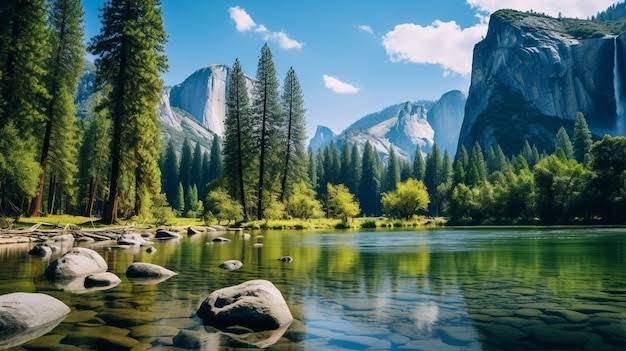
#> input picture Random/WhatsApp Image 2024-11-04 at 6.42.32 PM.jpeg, 626 x 351 px, found by its file name; its folder holds only this picture in this run
$ jupyter execute Assignment_Image_Compression.ipynb   (shell and % lines are left out)
#> lines starting #> are read from the running program, lines starting #| are printed output that depends on the picture
# Name : Bhuva Harivadan H.
# Stream : AIML
# Roll no: 02

# 1. Implement functions for encoding and decoding an image using the following methods:
A. Transform Coding (using DCT for forward transform)

B. Huffman Encoding

C. LZW Encoding

D. Run-Length Encoding

E. Arithmetic Coding

### 1.Transform Coding (Using DCT)

[cell 1]
import numpy as np
from scipy.fftpack import dct, idct
from PIL import Image
import matplotlib.pyplot as plt
import os
import random

[cell 2]
# Function to perform DCT encoding on an image
def dct_encode(image_array):
    # Apply 2D DCT to the entire image
    dct_image = dct(dct(image_array.T, norm='ortho').T, norm='ortho')
    return dct_image

# Function to perform inverse DCT decoding to reconstruct the image
def dct_decode(dct_image):
    # Apply Inverse 2D DCT to reconstruct the image
    return idct(idct(dct_image.T, norm='ortho').T, norm='ortho')

[cell 3]
def calculate_compression_ratio(original, compressed):
    original_size = original.size * 8  # size in bits (assuming 8 bits per pixel)
    compressed_size = np.count_nonzero(compressed) * 8  # size in bits
    return original_size / compressed_size

def calculate_rmse(original, reconstructed):
    return np.sqrt(np.mean((original - reconstructed) ** 2))

[cell 4]
# Path to your image directory
image_folder = 'D:\\sem-7\\Random\\'

# List all files in the directory
all_images = [file for file in os.listdir(image_folder) if file.endswith(('.png', '.jpg', '.jpeg'))]

# Randomly select an image file
random_image_path = os.path.join(image_folder, random.choice(all_images))

# Open and convert the image to grayscale
image = Image.open(random_image_path).convert('L')
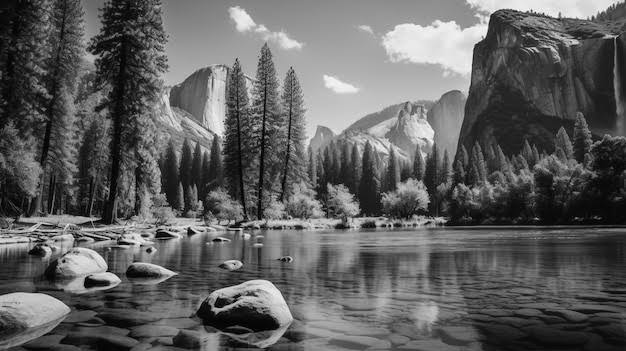
#> image: PIL image 626x351 L; min 0, max 253, mean 95.7

[cell 5]
# Load the image and convert to a grayscale numpy array
#image = Image.open('Abc12').convert('L')  # 'L' converts the image to grayscale
image_array = np.array(image)

# Perform DCT encoding and decoding
dct_encoded = dct_encode(image_array)
dct_reconstructed = dct_decode(dct_encoded)

# Clip values to be in the 0-255 range and convert to uint8
reconstructed_image_array = np.uint8(np.clip(dct_reconstructed, 0, 255))

[cell 6]
# Calculate Compression Ratio
compression_ratio = calculate_compression_ratio(image_array, dct_encoded)
#> in calculate_compression_ratio, `compressed_size = np.count_nonzero(compressed) * 8`: compressed_size = 1757808
#> compression_ratio = 1
print(f"Compression Ratio: {compression_ratio:.2f}")
#| Compression Ratio: 1.00

# Calculate RMSE
rmse = calculate_rmse(image_array, reconstructed_image_array)
#> rmse = 0.392
print(f"Root Mean Square Error (RMSE): {rmse:.2f}")
#| Root Mean Square Error (RMSE): 0.39

[cell 7]
plt.figure(figsize=(10, 5))

# Display the original image
plt.subplot(1, 2, 1)
plt.imshow(image_array, cmap='gray')
plt.title("Original Image")
plt.axis('off')

# Display the reconstructed image
plt.subplot(1, 2, 2)
plt.imshow(reconstructed_image_array, cmap='gray')
plt.title("Reconstructed Image")
plt.axis('off')

plt.show()
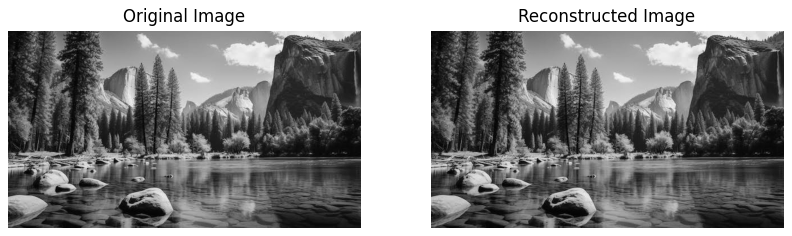
#> figure drawn by matplotlib, 2 panels

### 2. Huffman Encoding for Image Compression

[cell 8]
import numpy as np
from PIL import Image
import matplotlib.pyplot as plt
import heapq
from collections import defaultdict

[cell 9]
class HuffmanNode:
    def __init__(self, symbol, freq):
        self.symbol = symbol
        self.freq = freq
        self.left = None
        self.right = None

    def __lt__(self, other):
        return self.freq < other.freq

[cell 10]
def build_huffman_tree(frequencies):
    heap = [HuffmanNode(symbol, freq) for symbol, freq in frequencies.items()]
    heapq.heapify(heap)
    while len(heap) > 1:
        node1 = heapq.heappop(heap)
        node2 = heapq.heappop(heap)
        merged = HuffmanNode(None, node1.freq + node2.freq)
        merged.left = node1
        merged.right = node2
        heapq.heappush(heap, merged)
    return heap[0]

[cell 11]
def generate_codes(node, code="", codebook=None):
    if codebook is None:
        codebook = {}
    if node is not None:
        if node.symbol is not None:
            codebook[node.symbol] = code
        generate_codes(node.left, code + "0", codebook)
        generate_codes(node.right, code + "1", codebook)
    return codebook

[cell 12]
# Function to perform Huffman Encoding
def huffman_encode(image_array):
    # Calculate symbol frequencies
    frequencies = defaultdict(int)
    for value in image_array.flatten():
        frequencies[value] += 1

    # Build Huffman Tree and generate codes
    huffman_tree = build_huffman_tree(frequencies)
    huffman_codes = generate_codes(huffman_tree)

    # Encode the image
    encoded_image = "".join(huffman_codes[value] for value in image_array.flatten())
    return encoded_image, huffman_codes, len(image_array.flatten()) * 8

[cell 13]
# Function to decode Huffman Encoded image
def huffman_decode(encoded_image, huffman_codes, original_shape):
    reverse_codes = {v: k for k, v in huffman_codes.items()}
    current_code = ""
    decoded_values = []

    for bit in encoded_image:
        current_code += bit
        if current_code in reverse_codes:
            decoded_values.append(reverse_codes[current_code])
            current_code = ""

    return np.array(decoded_values).reshape(original_shape)

[cell 14]
# Function to calculate Compression Ratio
def calculate_compression_ratio_huffman(original_bits, encoded_bits):
    return original_bits / len(encoded_bits)

[cell 15]
# Path to your image directory
image_folder = 'D:\\sem-7\\Random\\'

# List all files in the directory
all_images = [file for file in os.listdir(image_folder) if file.endswith(('.png', '.jpg', '.jpeg'))]

# Randomly select an image file
random_image_path = os.path.join(image_folder, random.choice(all_images))

# Open and convert the image to grayscale
image = Image.open(random_image_path).convert('L')
image_array = np.array(image)

# Perform Huffman Encoding and Decoding
encoded_image, huffman_codes, original_bits = huffman_encode(image_array)
#> the loop in huffman_encode, `for value in image_array.flatten():` made 219726 passes
#> value on passes 1 to 3: 10, 10, 10
#> after the loop in huffman_encode, `for value in image_array.flatten():`: frequencies = 253 items
#> the loop in build_huffman_tree, `while len(heap) > 1:` made 252 passes
#> original_bits = 1757808
decoded_image_array = huffman_decode(encoded_image, huffman_codes, image_array.shape)
#> in huffman_decode, `reverse_codes = {v: k for k, v in huffman_codes.items()}`: reverse_codes = 253 items
#> after the loop in huffman_decode, `for bit in encoded_image:`: current_code = ''; decoded_values = 219726 items

[cell 16]
# Calculate Compression Ratio
compression_ratio = calculate_compression_ratio_huffman(original_bits, encoded_image)
#> compression_ratio = 1.03
print(f"Compression Ratio: {compression_ratio:.2f}")
#| Compression Ratio: 1.03

# Calculate RMSE
rmse = np.sqrt(np.mean((image_array - decoded_image_array) ** 2))
#> rmse = 0
print(f"Root Mean Square Error (RMSE): {rmse:.2f}")
#| Root Mean Square Error (RMSE): 0.00

[cell 17]
plt.figure(figsize=(10, 5))

# Display the original image
plt.subplot(1, 2, 1)
plt.imshow(image_array, cmap='gray')
plt.title("Original Image")
plt.axis('off')

# Display the decoded image
plt.subplot(1, 2, 2)
plt.imshow(decoded_image_array, cmap='gray')
plt.title("Decoded Image (Huffman)")
plt.axis('off')

plt.show()

### 3. LZW Encoding for Image Compression

[cell 18]
import numpy as np
from PIL import Image
import matplotlib.pyplot as plt

[cell 19]
def lzw_encode(image_array):
    data = image_array.flatten()
    dictionary = {tuple([i]): i for i in range(256)}  # Initialize dictionary with single pixel values
    current_sequence = []
    encoded_data = []
    code = 256  # Next available code for new sequences

    for symbol in data:
        current_sequence.append(symbol)
        if tuple(current_sequence) not in dictionary:
            dictionary[tuple(current_sequence)] = code
            encoded_data.append(dictionary[tuple(current_sequence[:-1])])
            current_sequence = [symbol]  # Start new sequence
            code += 1

    # Encode the last sequence
    if current_sequence:
        encoded_data.append(dictionary[tuple(current_sequence)])

    original_bits = len(data) * 8  # Assuming 8 bits per pixel
    return encoded_data, dictionary, original_bits

[cell 20]
def lzw_decode(encoded_data, dictionary):
    reverse_dictionary = {v: k for k, v in dictionary.items()}
    current_sequence = list(reverse_dictionary[encoded_data[0]])
    decoded_data = current_sequence.copy()

    for code in encoded_data[1:]:
        if code in reverse_dictionary:
            entry = list(reverse_dictionary[code])
        elif code == len(reverse_dictionary):
            entry = current_sequence + [current_sequence[0]]
        else:
            raise ValueError("Invalid LZW code encountered")

        decoded_data.extend(entry)
        current_sequence.append(entry[0])
        reverse_dictionary[len(reverse_dictionary)] = current_sequence
        current_sequence = entry

    return np.array(decoded_data)

[cell 21]
# Path to your image directory
image_folder = 'D:\\sem-7\\Random\\'

# List all files in the directory
all_images = [file for file in os.listdir(image_folder) if file.endswith(('.png', '.jpg', '.jpeg'))]

# Randomly select an image file
random_image_path = os.path.join(image_folder, random.choice(all_images))

# Open and convert the image to grayscale
image = Image.open(random_image_path).convert('L')
image_array = np.array(image)

# Perform LZW Encoding and Decoding
encoded_data, dictionary, original_bits = lzw_encode(image_array)
#> the loop in lzw_encode, `for symbol in data:` made 219726 passes
#> (symbol, current_sequence) on passes 2, 4, 5, 7, 8, 10, 11, 12, 13, 14, 15, 16: (10, [10]), (11, [11]), (11, [11]), (12, [12]), (12, [12]), (8, [8]), (9, [9]), (10, [10]), (11, [11]), (12, [12]), (13, [13]), (14, [14])
#> current_sequence on passes 9, 61, 62, 63, 64, 65: [8], [40], [13], [28], [53], [37]
#> after the loop in lzw_encode, `for symbol in data:`: code = 102141; current_sequence = [19, 22, 22]; dictionary = 102141 items; encoded_data = 101885 items
#> in lzw_encode, `original_bits = len(data) * 8`: original_bits = 1757808
#> encoded_data = 101886 items; dictionary = 102141 items
decoded_image_array = lzw_decode(encoded_data, dictionary).reshape(image_array.shape)
#> in lzw_decode, `current_sequence = list(reverse_dictionary[encoded_data[0]])`: current_sequence = [10]
#> the loop in lzw_decode, `for code in encoded_data[1:]:` made 101885 passes
#> (code, entry, current_sequence) on passes 2, 4, 5, 6, 7, 8, 9, 10, 11, 12, 13, 14: (11, [11], [11]), (12, [12], [12]), (12, [12], [12]), (8, [8], [8]), (8, [8], [8]), (9, [9], [9]), (10, [10], [10]), (11, [11], [11]), (12, [12], [12]), (13, [13], [13]), (14, [14], [14]), (15, [15], [15])
#> (code, current_sequence) on passes 1, 3: (256, [10, 10]), (258, [11, 11])
#> after the loop in lzw_decode, `for code in encoded_data[1:]:`: decoded_data = 219726 items; reverse_dictionary = 204026 items

[cell 22]
# Calculate Compression Ratio
compressed_size = len(encoded_data) * 16  # Assuming 16 bits per encoded symbol
#> compressed_size = 1630176
compression_ratio = original_bits / compressed_size
#> compression_ratio = 1.08
print(f"Compression Ratio: {compression_ratio:.2f}")
#| Compression Ratio: 1.08

# Calculate RMSE
rmse = np.sqrt(np.mean((image_array - decoded_image_array) ** 2))
print(f"Root Mean Square Error (RMSE): {rmse:.2f}")
#| Root Mean Square Error (RMSE): 0.00

[cell 23]
plt.figure(figsize=(10, 5))

# Display the original image
plt.subplot(1, 2, 1)
plt.imshow(image_array, cmap='gray')
plt.title("Original Image")
plt.axis('off')

# Display the decoded image
plt.subplot(1, 2, 2)
plt.imshow(decoded_image_array, cmap='gray')
plt.title("Decoded Image (LZW)")
plt.axis('off')

plt.show()

### 4. Run-Length Encoding (RLE) for Image Compression

[cell 24]
import numpy as np
from PIL import Image
import matplotlib.pyplot as plt

[cell 25]
def rle_encode(image_array):
    data = image_array.flatten()
    encoded_data = []
    count = 1

    for i in range(1, len(data)):
        if data[i] == data[i - 1]:
            count += 1
        else:
            encoded_data.append((data[i - 1], count))
            count = 1

    # Append the last run
    encoded_data.append((data[-1], count))

    original_bits = len(data) * 8  # Assuming 8 bits per pixel
    return encoded_data, original_bits

[cell 26]
def rle_decode(encoded_data, shape):
    decoded_data = []
    for value, count in encoded_data:
        decoded_data.extend([value] * count)
    return np.array(decoded_data).reshape(shape)

[cell 27]
def calculate_compression_ratio_rle(original_bits, encoded_data):
    compressed_size = len(encoded_data) * (8 + 8)  # 8 bits for value and 8 bits for count
    return original_bits / compressed_size

[cell 28]
# Path to your image directory
image_folder = 'D:\\sem-7\\Random\\'

# List all files in the directory
all_images = [file for file in os.listdir(image_folder) if file.endswith(('.png', '.jpg', '.jpeg'))]

# Randomly select an image file
random_image_path = os.path.join(image_folder, random.choice(all_images))

# Open and convert the image to grayscale
image = Image.open(random_image_path).convert('L')
image_array = np.array(image)

# Perform Run-Length Encoding and Decoding
encoded_data, original_bits = rle_encode(image_array)
#> the loop in rle_encode, `for i in range(1, len(data)):` made 219725 passes
#> count on passes 1 to 12: 2, 3, 1, 2, 3, 1, 2, 1, 2, 1, 1, 1
#> after the loop in rle_encode, `for i in range(1, len(data)):`: encoded_data = 185750 items
#> in rle_encode, `original_bits = len(data) * 8`: original_bits = 1757808
#> encoded_data = 185751 items
decoded_image_array = rle_decode(encoded_data, image_array.shape)
#> the loop in rle_decode, `for value, count in encoded_data:` made 185751 passes
#> (value, count) on passes 1 to 3: (10, 3), (11, 3), (12, 2)
#> after the loop in rle_decode, `for value, count in encoded_data:`: decoded_data = 219726 items

[cell 29]
compression_ratio = calculate_compression_ratio_rle(original_bits, encoded_data)
#> in calculate_compression_ratio_rle, `compressed_size = len(encoded_data) * (8 + 8)`: compressed_size = 2972016
#> compression_ratio = 0.591
print(f"Compression Ratio: {compression_ratio:.2f}")
#| Compression Ratio: 0.59


rmse = np.sqrt(np.mean((image_array - decoded_image_array) ** 2))
print(f"Root Mean Square Error (RMSE): {rmse:.2f}")
#| Root Mean Square Error (RMSE): 0.00

[cell 30]
plt.figure(figsize=(10, 5))

# Display the original image
plt.subplot(1, 2, 1)
plt.imshow(image_array, cmap='gray')
plt.title("Original Image")
plt.axis('off')

# Display the decoded image
plt.subplot(1, 2, 2)
plt.imshow(decoded_image_array, cmap='gray')
plt.title("Decoded Image (RLE)")
plt.axis('off')

plt.show()

### 5. Arithmetic Coding for Image Compression

[cell 31]
import numpy as np
import os
import random
from PIL import Image
import matplotlib.pyplot as plt

[cell 32]
def rle_encode(image_array):
    data = image_array.flatten()
    encoded_data = []
    count = 1

    for i in range(1, len(data)):
        if data[i] == data[i - 1]:
            count += 1
        else:
            encoded_data.append((data[i - 1], count))
            count = 1

    # Append the last run
    encoded_data.append((data[-1], count))

    original_bits = len(data) * 8  # Assuming 8 bits per pixel
    return encoded_data, original_bits

[cell 33]
def rle_decode(encoded_data, shape):
    decoded_data = []
    for value, count in encoded_data:
        decoded_data.extend([value] * count)
    return np.array(decoded_data).reshape(shape)

[cell 34]
def calculate_compression_ratio_rle(original_bits, encoded_data):
    compressed_size = len(encoded_data) * (8 + 8)  # 8 bits for value and 8 bits for count
    return original_bits / compressed_size

[cell 35]
# Path to your image directory
image_folder = 'D:/sem-7/Random/'

# List all files in the directory
all_images = [file for file in os.listdir(image_folder) if file.endswith(('.png', '.jpg', '.jpeg'))]

# Randomly select an image file
random_image_path = os.path.join(image_folder, random.choice(all_images))

# Open and convert the image to grayscale
image = Image.open(random_image_path).convert('L')
image_array = np.array(image)

# Perform Run-Length Encoding
encoded_data, original_bits = rle_encode(image_array)
#> after the loop in rle_encode, `for i in range(1, len(data)):`: encoded_data = 185750 items
#> in rle_encode, `original_bits = len(data) * 8`: original_bits = 1757808

[cell 36]
# Decode the image using RLE
decoded_image_array = rle_decode(encoded_data, image_array.shape)
#> after the loop in rle_decode, `for value, count in encoded_data:`: decoded_data = 219726 items

[cell 37]
# Calculate Compression Ratio and RMSE
compression_ratio = calculate_compression_ratio_rle(original_bits, encoded_data)
#> in calculate_compression_ratio_rle, `compressed_size = len(encoded_data) * (8 + 8)`: compressed_size = 2972016
print(f"Compression Ratio: {compression_ratio:.2f}")
#| Compression Ratio: 0.59

# Calculate RMSE
rmse = np.sqrt(np.mean((image_array - decoded_image_array) ** 2))
print(f"Root Mean Square Error (RMSE): {rmse:.2f}")
#| Root Mean Square Error (RMSE): 0.00
